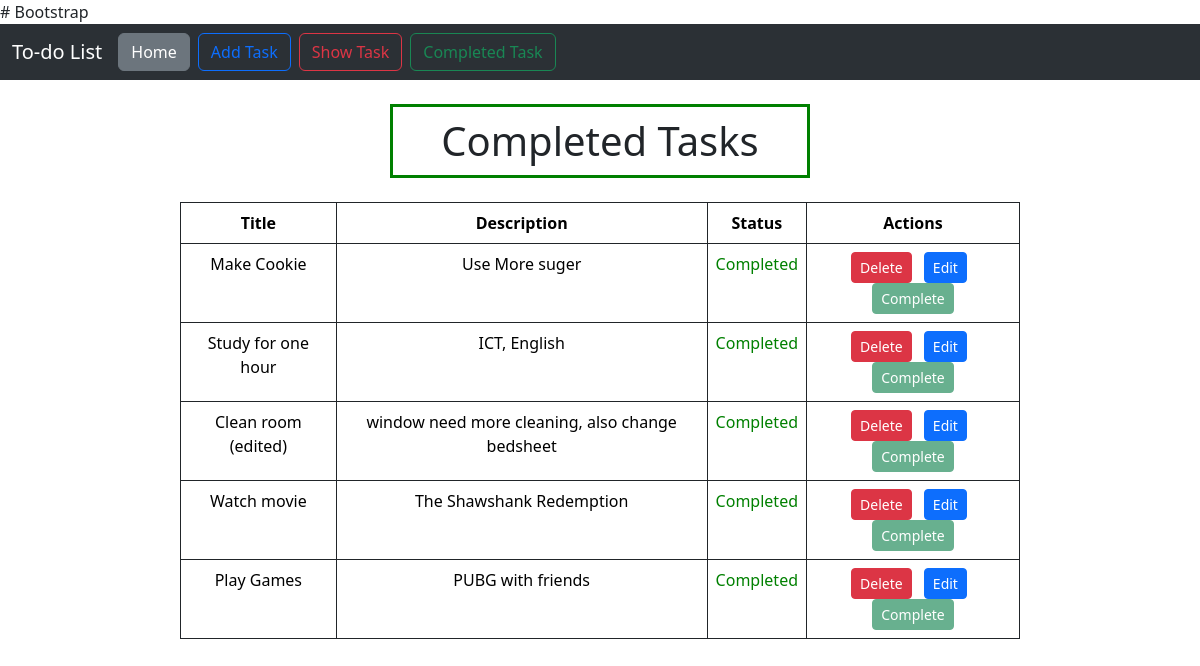
The page /completed_tasks/ on the database as committed earlier.
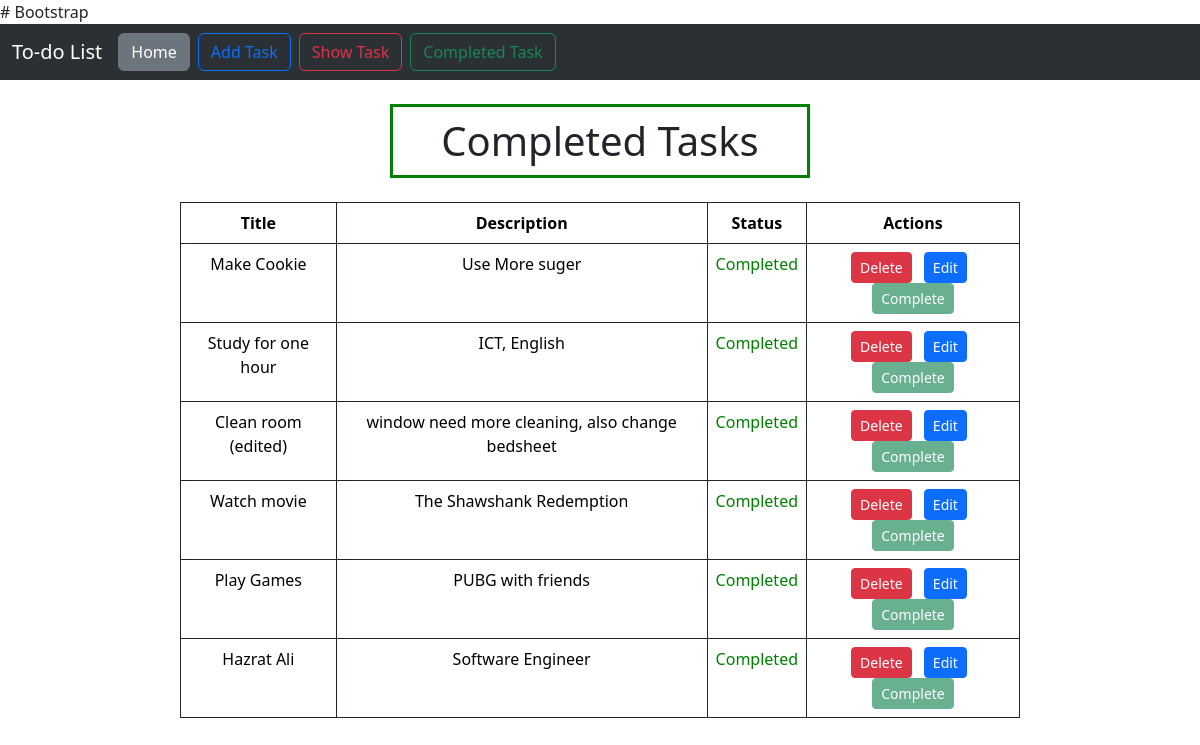
The same page on the database as committed later.
### first_app/models.py (models this page shows)
class TaskModel(models.Model):
    taskTitle = models.CharField(max_length=30)
    taskDescription = models.CharField(max_length=80)
    is_completed = models.BooleanField(default=False)

### first_app/views.py (the view)
# urls.py: path('completed_tasks/',views.CompletedTaskView.as_view(), name='completed_tasks'),
class CompletedTaskView(ListView):
    model = TaskModel
    template_name = 'completed_tasks.html'
    context_object_name = 'data'

### first_app/templates/completed_tasks.html
<!DOCTYPE html>
{%extends 'base.html'%}
{%block content%}
<div style="width:70%; margin:auto;">
    <h1 style="text-align:center;width: 50%;margin: auto; border: 3px solid green; padding: 10px;">Completed Tasks</h1>
    <br>
    {%if data%}
    <table class="table table-bordered border-dark table-hover" style="text-align: center;">
        <thead>
            <tr>
                <th scope="col">Title</th>
                <th scope="col">Description</th>
                <th scope="col">Status</th>
                <th scope="col">Actions</th>
            </tr>
        </thead>
        <tbody>
            {%for task in data%}
            {%if task.is_completed == True%}
            <tr>
                <td>{{task.taskTitle}} </td>
                <td>{{task.taskDescription}} </td>
                <td style="color: green">Completed</td>
                <td>
                    <a href="{%url 'completed_delete_task' task.id %}" class="btn btn-danger btn-sm  me-2">Delete</a>
                    <a href="{%url 'edit_task' task.id %}" class="btn btn-primary btn-sm  me-2">Edit</a>
                    <a href="{%url 'complete_task' task.id %}" class="btn btn-success disabled btn-sm" aria-disabled="true  me-2">Complete</a>
                </td>
            </tr>
            {%endif%}
            {%endfor%}
        </tbody>
    </table>
    {%else%}
    <h3 style="text-align: center; color:crimson">No Task Avaliable</h3>
    {%endif%}
</div>
{%endblock%}

### first_app/templates/base.html (shortened to what this page needs)
<!doctype html>
<html lang="en">
<head>
    <link href="https://cdn.jsdelivr.net/npm/bootstrap@5.3.1/dist/css/bootstrap.min.css" rel="stylesheet"
>
</head>
<body>
    <nav class="navbar navbar-expand-lg bg-body-tertiary" data-bs-theme="dark">
        <div class="container-fluid">
            <a class="navbar-brand">To-do List</a>
            <div class="collapse navbar-collapse" id="navbarNav">
                <ul class="navbar-nav">
                    <li class="nav-item">
                        <a class="btn btn-secondary me-2" aria-current="page" href="{%url 'home' %}">Home</a>
                    </li>
                    <li class="nav-item">
                        <a class="btn btn-outline-primary me-2" href="{%url 'add_task'%}">Add Task</a>
                    </li>
                    <li class="nav-item">
                        <a class="btn btn-outline-danger me-2" href="{%url 'show_tasks'%}">Show Task</a>
                    </li>
                    <li class="nav-item">
                        <a class="btn btn-outline-success me-2" href="{%url 'completed_tasks'%}">Completed Task</a>
                    </li>
                </ul>
            </div>
        </div>
    </nav>
    <br>
    {%block content%} {%endblock%}
</body>
</html>

Rows that differ between the two databases and show on the page:
added TaskModel: taskTitle "Hazrat Ali", taskDescription "Software Engineer"
